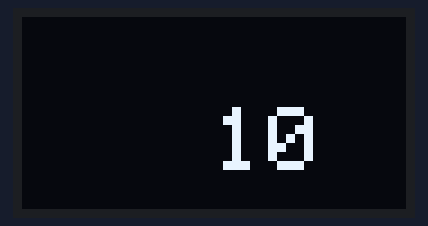
A sketch run on a simulated Arduino Uno, built with avr-gcc and run on an emulated ATmega328P. Parts: 128×64 one-colour display.

Above: at 0.1 s.

The sketch:

oled_scherm.ino
```cpp
#include <SPI.h>
#include <Wire.h>
#include <Adafruit_GFX.h>
#include <Adafruit_SSD1306.h>

#define SCREEN_WIDTH 128 // OLED display width, in pixels
#define SCREEN_HEIGHT 64 // OLED display height, in pixels
#define OLED_MOSI   9//9
#define OLED_CLK   10
#define OLED_DC    13//11
#define OLED_CS    12
#define OLED_RESET 11//13
Adafruit_SSD1306 display(SCREEN_WIDTH, SCREEN_HEIGHT,
                         OLED_MOSI, OLED_CLK, OLED_DC, OLED_RESET, OLED_CS);
//char i=5;
void setup() {
  // put your setup code here, to run once:
  //the variable to be displayed
  display.begin(SSD1306_SWITCHCAPVCC);
  display.clearDisplay();
  display.setTextSize(3);  //Select the size of the text
  display.setTextColor(WHITE);  //for monochrome display only whit is possible
  display.setCursor(64, 30); //0,0 is the top left corner of the OLED screen
  display.print(10); //Write the variable to be displayed
  display.display();
}

void loop() {
  // put your main code here, to run repeatedly:


}
```
